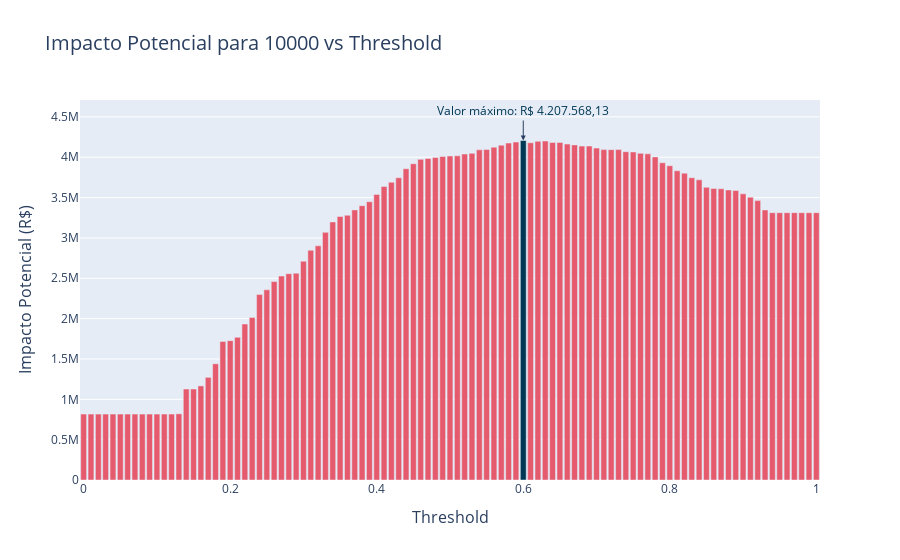

Notebook cell for this chart:
### Code cell
import plotly.express as px


# Encontrar o índice e o valor do maior impacto_potencial
max_index = df_impact['impacto_potencial'].idxmax()
max_value = df_impact['impacto_potencial'].max()

# Criar gráfico de barras para o impacto total
fig_bar = px.bar(df_impact, x='threshold', y='impacto_potencial',
                 title=f'Impacto Potencial para {n_cliente} vs Threshold',
                 labels={'threshold': 'Threshold', 'impacto_potencial': 'Impacto Potencial (R$)'})

# Alterar a cor da barra máxima
colors = ['#e65a6d'] * len(df_impact) #red
colors[max_index] = '#003755'  # Destacar a barra máxima com cor azul

fig_bar.update_traces(marker_color=colors)

# Adicionar anotação para o valor mais alto
fig_bar.add_annotation(
    x=df_impact['threshold'][max_index],
    y=max_value,
    text=f'Valor máximo: R$ {valor(max_value)}',
    showarrow=True,
    arrowhead=2,
    ax=0,
    ay=-30,
    font=dict(color="#003755", size=12)
)

fig_bar.update_layout(
    title_font_size=20,
    xaxis_title_font_size=16,
    yaxis_title_font_size=16
)

fig_bar.show()

### Figure 1 — Plotly figure (JSON) as saved in the notebook; plotly's stock layout.template omitted (floating-point values rounded to 4 significant figures)
{"data": [{"alignmentgroup": "True", "hovertemplate": "Threshold=%{x}<br>Impacto Potencial (R$)=%{y}<extra></extra>", "legendgroup": "", "marker": {"color": ["#e65a6d", "#e65a6d", "#e65a6d", "#e65a6d", "#e65a6d", "#e65a6d", "#e65a6d", "#e65a6d", "#e65a6d", "#e65a6d", "#e65a6d", "#e65a6d", "#e65a6d", "#e65a6d", "#e65a6d", "#e65a6d", "#e65a6d", "#e65a6d", "#e65a6d", "#e65a6d", "#e65a6d", "#e65a6d", "#e65a6d", "#e65a6d", "#e65a6d", "#e65a6d", "#e65a6d", "#e65a6d", "#e65a6d", "#e65a6d", "#e65a6d", "#e65a6d", "#e65a6d", "#e65a6d", "#e65a6d", "#e65a6d", "#e65a6d", "#e65a6d", "#e65a6d", "#e65a6d", "#e65a6d", "#e65a6d", "#e65a6d", "#e65a6d", "#e65a6d", "#e65a6d", "#e65a6d", "#e65a6d", "#e65a6d", "#e65a6d", "#e65a6d", "#e65a6d", "#e65a6d", "#e65a6d", "#e65a6d", "#e65a6d", "#e65a6d", "#e65a6d", "#e65a6d", "#e65a6d", "#003755", "#e65a6d", "#e65a6d", "#e65a6d", "#e65a6d", "#e65a6d", "#e65a6d", "#e65a6d", "#e65a6d", "#e65a6d", "#e65a6d", "#e65a6d", "#e65a6d", "#e65a6d", "#e65a6d", "#e65a6d", "#e65a6d", "#e65a6d", "#e65a6d", "#e65a6d", "#e65a6d", "#e65a6d", "#e65a6d", "#e65a6d", "#e65a6d", "#e65a6d", "#e65a6d", "#e65a6d", "#e65a6d", "#e65a6d", "#e65a6d", "#e65a6d", "#e65a6d", "#e65a6d", "#e65a6d", "#e65a6d", "#e65a6d", "#e65a6d", "#e65a6d", "#e65a6d", "#e65a6d"], "pattern": {"shape": ""}}, "name": "", "offsetgroup": "", "orientation": "v", "showlegend": false, "textposition": "auto", "type": "bar", "x": [0, 0.01, 0.02, 0.03, 0.04, 0.05, 0.06, 0.07, 0.08, 0.09, 0.1, 0.11, 0.12, 0.13, 0.14, 0.15, 0.16, 0.17, 0.18, 0.19, 0.2, 0.21, 0.22, 0.23, 0.24, 0.25, 0.26, 0.27, 0.28, 0.29, 0.3, 0.31, 0.32, 0.33, 0.34, 0.35, 0.36, 0.37, 0.38, 0.39, 0.4, 0.41, 0.42, 0.43, 0.44, 0.45, 0.46, 0.47, 0.48, 0.49, 0.5, 0.51, 0.52, 0.53, 0.54, 0.55, 0.56, 0.57, 0.58, 0.59, 0.6, 0.61, 0.62, 0.63, 0.64, 0.65, 0.66, 0.67, 0.68, 0.69, 0.7, 0.71, 0.72, 0.73, 0.74, 0.75, 0.76, 0.77, 0.78, 0.79, 0.8, 0.81, 0.82, 0.83, 0.84, 0.85, 0.86, 0.87, 0.88, 0.89, 0.9, 0.91, 0.92, 0.93, 0.94, 0.95, 0.96, 0.97, 0.98, 0.99, 1], "xaxis": "x", "y": [817400.0, 817400.0, 817400.0, 817400.0, 817400.0, 817400.0, 817400.0, 817400.0, 817400.0, 817400.0, 817400.0, 817400.0, 817400.0, 820100.0, 1128000.0, 1128000.0, 1166000.0, 1272000.0, 1440000.0, 1717000.0, 1727000.0, 1768000.0, 1933000.0, 2015000.0, 2298000.0, 2357000.0, 2459000.0, 2528000.0, 2557000.0, 2563000.0, 2712000.0, 2847000.0, 2902000.0, 3069000.0, 3199000.0, 3266000.0, 3281000.0, 3348000.0, 3400000.0, 3449000.0, 3539000.0, 3638000.0, 3691000.0, 3745000.0, 3857000.0, 3920000.0, 3975000.0, 3986000.0, 3998000.0, 4010000.0, 4016000.0, 4018000.0, 4040000.0, 4048000.0, 4092000.0, 4095000.0, 4125000.0, 4149000.0, 4176000.0, 4188000.0, 4208000.0, 4180000.0, 4198000.0, 4201000.0, 4183000.0, 4184000.0, 4163000.0, 4153000.0, 4138000.0, 4139000.0, 4114000.0, 4095000.0, 4094000.0, 4095000.0, 4069000.0, 4066000.0, 4048000.0, 4042000.0, 4005000.0, 3931000.0, 3895000.0, 3832000.0, 3803000.0, 3746000.0, 3720000.0, 3627000.0, 3613000.0, 3609000.0, 3594000.0, 3587000.0, 3546000.0, 3505000.0, 3463000.0, 3347000.0, 3313000.0, 3313000.0, 3313000.0, 3313000.0, 3313000.0, 3313000.0, 3313000.0], "yaxis": "y"}], "layout": {"annotations": [{"arrowhead": 2, "ax": 0, "ay": -30, "font": {"color": "#003755", "size": 12}, "showarrow": true, "text": "Valor máximo: R$ 4.207.568,13", "x": 0.6, "y": 4208000.0}], "barmode": "relative", "legend": {"tracegroupgap": 0}, "title": {"font": {"size": 20}, "text": "Impacto Potencial para 10000 vs Threshold"}, "xaxis": {"anchor": "y", "domain": [0, 1], "title": {"font": {"size": 16}, "text": "Threshold"}}, "yaxis": {"anchor": "x", "domain": [0, 1], "title": {"font": {"size": 16}, "text": "Impacto Potencial (R$)"}}}}
